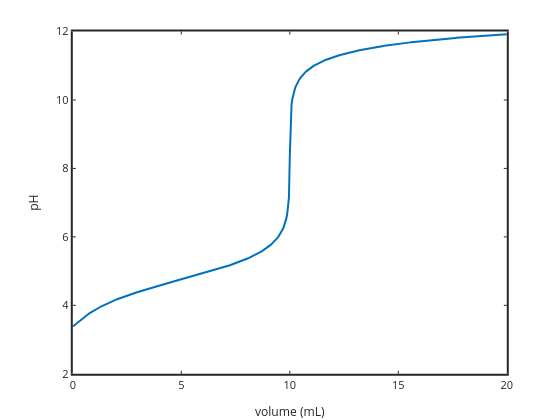

Source (notebook cell):
### Markdown cell above
# Titrate weak acid with NaOH

for weak acid (HA) you can write charge balance 

$[\mathrm{H}^+]+[\mathrm{Na}^+]=[\mathrm{OH}^-]+[\mathrm{Ac}^-]$

Using K$_w$ and K$_a$ (alpha expression) we can write this in terms of H+ and $Ac_T$

$[\mathrm{H}^+]+[\mathrm{Na}^+]=\dfrac{K_w}{[\mathrm{H}^+]}+\dfrac{Ac_TK_a}{[\mathrm{H}^+]+K_a}$

you can expand the polynomial and you get 


$$a=1$$
$$b=Ka+Na$$
$$c=KaNaT-Kw-KaAT$$
$$d=-KwKa$$


note it is a cubic equation now (third order).  But root finding is easy enough with Octave.

In the code below we'll do this calculation and plot the titration curve. You can change the total volume, the titrant conc, the analyte conc and the pKa of the weak acid (titrate with NaOH).

To make buffering quantitative buffer capacity ($\beta$) is defined as the derivative of sodium concentration with respect to pH

$$ \beta = \dfrac{d[Na^+]}{dpH}$$

If we do differentiation using the chain rule we can get the result ...

$$ \beta = 2.3030\left(\dfrac{Kw}{[H^+]}+[H^+]+\dfrac{AcT*Ka*[H^+]}{([H^+]^2+Ka)^2}\right)$$

you can see buffering when proton and hydroxide are high and a term for the weak acid that is maximum when pH=pKa.

### Code cell
%input the parameters ...
AT=0.01; % conc of weak acid in mol/L
VT=0.1; % volume in L
pKa=4.75; % weak acid pKa value
titrantconc=0.1; % titrant conc in mol/L
%----------------------------------------------------
% fixed parameters
points=500; % number of points to plot between 0 and 2Ve
Kw=1e-14; Ka=10^-pKa; Ve=(AT*VT)/titrantconc; steps=(2*Ve)/points;
% now loop over titration points
vol=0:steps:2*Ve;
ATv=(AT*VT)./(vol+VT); NaT=(vol*titrantconc)./(vol+VT);

for i=1:length(vol)
    a=1;
    b=Ka+NaT(i);
    c=NaT(i)*Ka-Ka*ATv(i)-Kw;
    d=-Kw*Ka;
    t=roots([a b c d]); %finds the roots
    t=t(imag(t)==0); %sets any imaginary roots to zero
    % display the positive real root
    t=t(t>0); pH(i)=-log10(t);
end

vol=vol*1000;

plot(vol,pH,'linewidth',2); xlabel('volume (mL)'); ylabel('pH')
set(gca,'fontsize',11,'linewidth',2)
title('HA titrated with NaOH')
%axis([0 0.02 2 12])

% add strong strong for comparison
%pHs=2:0.1:12; Hs=10.^-pHs; OHs=Kw./Hs; Nas=OHs+AcT-Hs; 
%hold on; plot(Nas,pHs,'k--','linewidth',2)

### Figure 1 — Plotly figure (JSON) as saved in the notebook; plotly's stock layout.template omitted (floating-point values rounded to 4 significant figures; data arrays with more than 128 entries replaced by an {"elided": "..."} marker saying what was removed)
{"data": [{"line": {"color": "rgb(0,113,188)", "dash": "solid", "width": 2}, "marker": {"color": "rgb(0,113,188)", "line": {"color": "rgb(0,113,188)"}, "size": 6, "symbol": "none"}, "mode": "lines", "name": "", "showlegend": false, "type": "scatter", "visibility": true, "x": {"elided": "501 float values"}, "xaxis": "x", "y": {"elided": "501 float values"}, "yaxis": "y"}], "layout": {"height": 420, "hovermode": "closest", "margin": {"b": 0, "l": 0, "r": 0, "t": 0}, "plot_bgcolor": "rgba(0,0,0,0)", "showlegend": false, "width": 560, "xaxis": {"anchor": "y", "autorange": false, "domain": [0.13, 0.905], "exponentformat": "none", "gridcolor": "rgba(38,38,38,0.15)", "gridwidth": 2, "linecolor": "rgb(38,38,38)", "linewidth": 2, "mirror": "ticks", "range": [0, 20], "showgrid": false, "showline": true, "side": "bottom", "spikedash": "solid", "spikemode": "across", "spikesides": false, "spikethickness": 1, "tickangle": 0, "tickcolor": "rgb(38,38,38)", "tickfont": {"color": "rgb(38,38,38)", "size": 11}, "ticklen": 3, "ticks": "inside", "ticktext": ["0", "5", "10", "15", "20"], "tickvals": [0, 5, 10, 15, 20], "title": {"font": {"color": "rgb(38,38,38)", "size": 12.1}, "text": "volume (mL)"}, "type": "linear", "visible": true, "zeroline": false}, "yaxis": {"anchor": "x", "autorange": false, "domain": [0.11, 0.925], "exponentformat": "none", "gridcolor": "rgba(38,38,38,0.15)", "gridwidth": 2, "linecolor": "rgb(38,38,38)", "linewidth": 2, "mirror": "ticks", "range": [2, 12], "showgrid": false, "showline": true, "side": "left", "spikedash": "solid", "spikemode": "across", "spikesides": false, "spikethickness": 1, "tickangle": 0, "tickcolor": "rgb(38,38,38)", "tickfont": {"color": "rgb(38,38,38)", "size": 11}, "ticklen": 3, "ticks": "inside", "ticktext": ["2", "4", "6", "8", "10", "12"], "tickvals": [2, 4, 6, 8, 10, 12], "title": {"font": {"color": "rgb(38,38,38)", "size": 12.1}, "text": "pH"}, "type": "linear", "visible": true, "zeroline": false}}}
